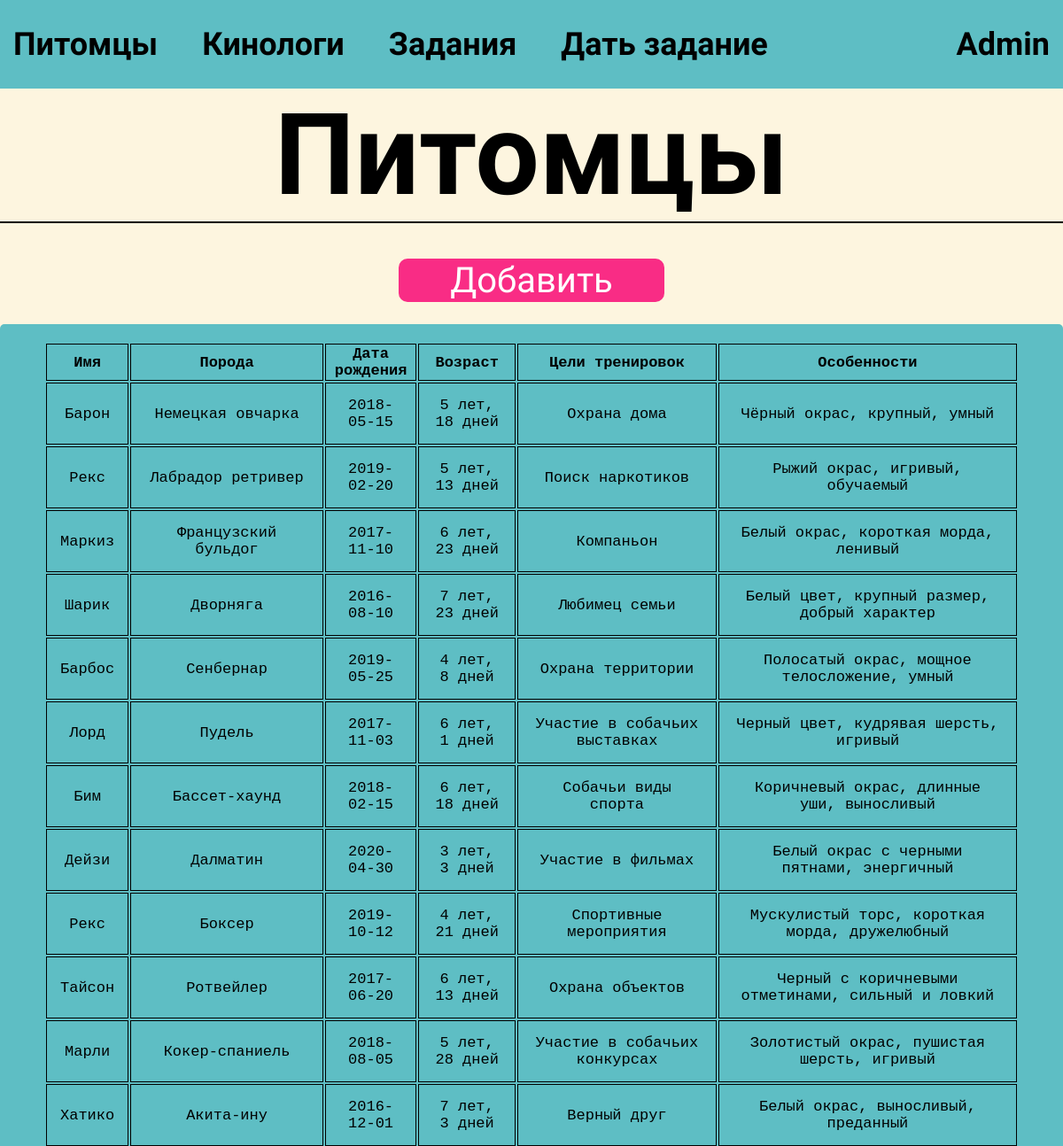
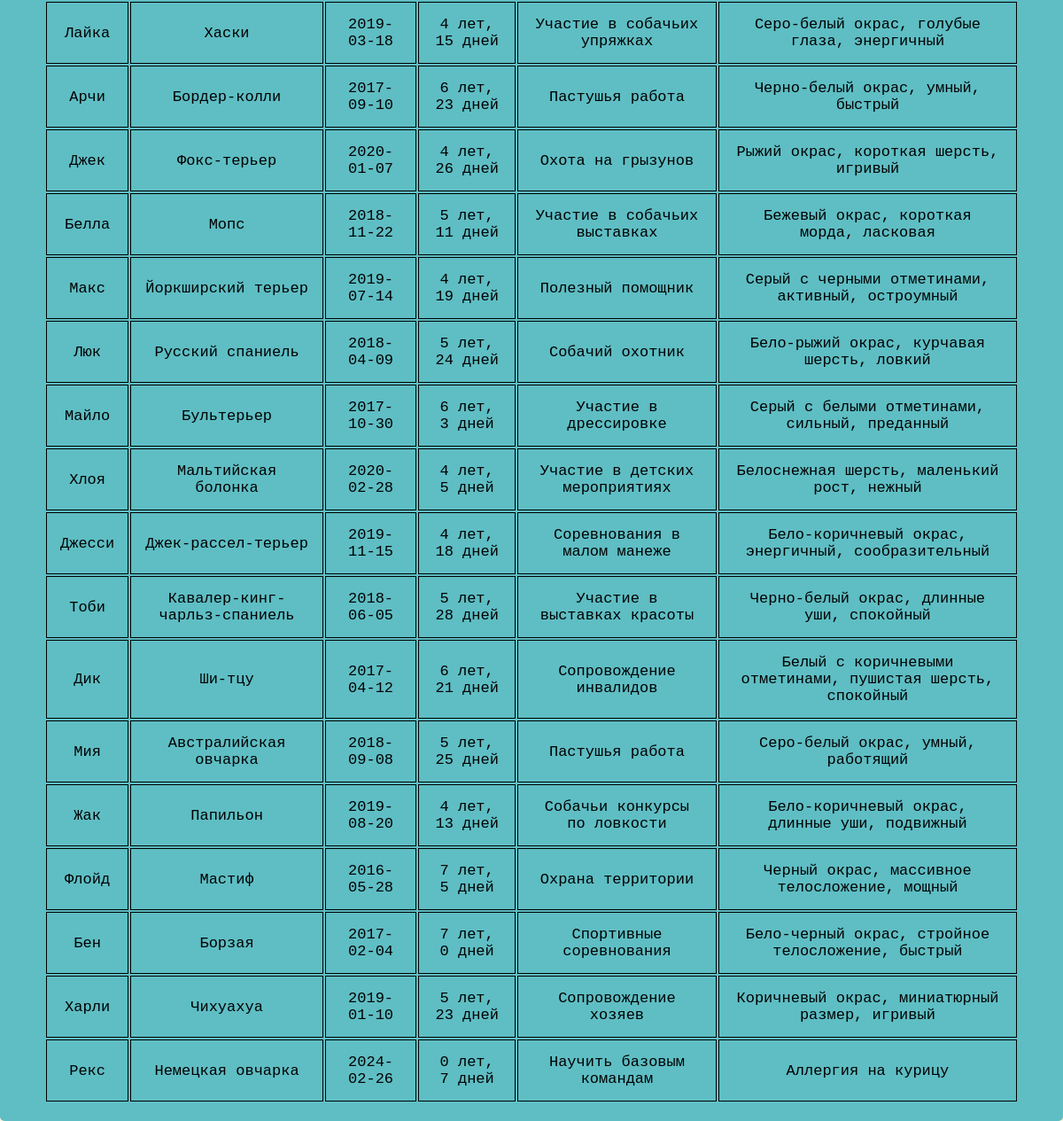
/pets.php (signed in), run on the app's committed database (2 pictures, top to bottom).
### tables this page shows
CREATE TABLE `Dogs` (
  `id` int NOT NULL,
  `name` varchar(50) DEFAULT NULL,
  `breed` varchar(50) DEFAULT NULL,
  `birth` date DEFAULT NULL,
  `training_goals` text,
  `features` varchar(255) DEFAULT NULL
);

### pets.php (the view, shortened to what this page needs)
<!DOCTYPE html>
<html lang="en">
<head>
  <link rel="stylesheet" href="style.css" />
</head>
<body>
  <header class="admin_header">
    <div class="toolbar">
      <a href="pets.php">Питомцы</a>
      <a href="users.php">Кинологи</a>
      <a href="tasks.php">Задания</a>
      <a href="admin_home.php">Дать задание</a>
    </div>
    <p class="username"><?php echo $_SESSION['username']; ?></p>
  </header>
    <div class="pets_content">
    <p class="title_content">
    Питомцы
    </p>
    <hr style="border: 1px solid black;">
    <button class="btn_href-pets" onclick="document.location='new_pet.php'">Добавить</button>
    <div class="table_pets">
    <?php
    include 'config.php';
$sql = "SELECT `id`, `name`, `breed`, `birth`, `training_goals`, `features` FROM `Dogs`";
$result = $conn->query($sql);
if ($result->num_rows > 0) {
    echo "<table class='table_pets-table' border='0'>";
    echo "<tr class='tr_pets'>
    <th>Имя</th>
    <th class='breed_pets'>Порода</th>
    <th class='birthsday_pets'>Дата рождения</th>
    <th class='age_pets'>Возраст</th>
    <th>Цели тренировок</th>
    <th class='features_pets'>Особенности</th>
    </tr>";
    while($row = $result->fetch_assoc()) {
        $birth_date = new DateTime($row["birth"]);
        $current_date = new DateTime();
        $age = $birth_date->diff($current_date);
        $age_str = $age->y . " лет, " . $age->d . " дней";
        echo "<tr>";
        echo "<td class='td_pets'>" . $row["name"] . "</td>";
        echo "<td class='td_pets breed_pets'>" . $row["breed"] . "</td>";
        echo "<td class='td_pets birthsday_pets'>" . $row["birth"] . "</td>";
        echo "<td class='td_pets age_pets'>" . $age_str . "</td>";
        echo "<td class='td_pets'>" . $row["training_goals"] . "</td>";
        echo "<td class='td_pets features_pets'>" . $row["features"] . "</td>";
        echo "</tr>";
    }
    echo "</table>";
} else {
    echo "0 результатов";
}
?>
    </div>
    </div>
  </body>
</html>

### style.css (style rules this page uses)
* { margin: 0 auto; padding: 0 auto; transition: 0.5s; }
body { background: url(img/background.svg) fixed; font-family: "Amatic SC"; width: 100%; }
.username { cursor: pointer; }
.admin_header { height: 100px; width: 100%; background-color: #5ebec4; color: black; display: flex; align-items: center; }
.toolbar { display: flex; align-items: center; gap: 50px; margin-left: 15px; margin-right: 0px; }
.toolbar a { color: black; font-size: 36px; text-decoration: none; font-weight: 700; }
.admin_header p { font-size: 36px; font-weight: 700; margin-right: 15px; }
.title_content { font-size: 128px; font-weight: 700; }
.pets_content { width: 60%; text-align: center; }
.btn_href-pets { width: 300px; color: #fff; background-color: #f92c85; border: none; border-radius: 10px; font-family: "Amatic SC"; margin-top: 40px; font-size: 40px; cursor: pointer; }
.table_pets { width: 100%; margin-top: 25px; background-color: #5ebec4; min-height: 300px; border-radius: 5px; }
.table_pets-table { width: 95%; padding: 20px; border: none; }
.tr_pets { font-size: 25px; font-family: "Courier New", Courier, monospace; }
.tr_pets th { border: 1px solid black; }
.td_pets { font-size: 25px; font-family: "Courier New", Courier, monospace; border: 1px solid black; padding: 15px; }
@media screen and (width < 1848px) { .pets_content { width: 90%; } }
@media screen and (width < 1300px) { .pets_content { width: 100%; } }
@media screen and (width < 1300px) { .tr_pets { font-size: 17px; } }
@media screen and (width < 1300px) { .td_pets { font-size: 17px; } }

### data on the page
dogs: name "Барон", breed "Немецкая овчарка", birth "2018-05-15", training_goals "Охрана дома", features "Чёрный окрас, крупный, умный"
dogs: name "Рекс", breed "Лабрадор ретривер", birth "2019-02-20", training_goals "Поиск наркотиков", features "Рыжий окрас, игривый, обучаемый"
dogs: name "Маркиз", breed "Французский бульдог", birth "2017-11-10", training_goals "Компаньон", features "Белый окрас, короткая морда, ленивый"
dogs: name "Шарик", breed "Дворняга", birth "2016-08-10", training_goals "Любимец семьи", features "Белый цвет, крупный размер, добрый характер"
dogs: name "Барбос", breed "Сенбернар", birth "2019-05-25", training_goals "Охрана территории", features "Полосатый окрас, мощное телосложение, умный"
dogs: name "Лорд", breed "Пудель", birth "2017-11-03", training_goals "Участие в собачьих выставках", features "Черный цвет, кудрявая шерсть, игривый"
dogs: name "Бим", breed "Бассет-хаунд", birth "2018-02-15", training_goals "Собачьи виды спорта", features "Коричневый окрас, длинные уши, выносливый"
dogs: name "Дейзи", breed "Далматин", birth "2020-04-30", training_goals "Участие в фильмах", features "Белый окрас с черными пятнами, энергичный"
dogs: name "Рекс", breed "Боксер", birth "2019-10-12", training_goals "Спортивные мероприятия", features "Мускулистый торс, короткая морда, дружелюбный"
dogs: name "Тайсон", breed "Ротвейлер", birth "2017-06-20", training_goals "Охрана объектов", features "Черный с коричневыми отметинами, сильный и ловкий"
dogs: name "Марли", breed "Кокер-спаниель", birth "2018-08-05", training_goals "Участие в собачьих конкурсах", features "Золотистый окрас, пушистая шерсть, игривый"
dogs: name "Хатико", breed "Акита-ину", birth "2016-12-01", training_goals "Верный друг", features "Белый окрас, выносливый, преданный"
dogs: name "Лайка", breed "Хаски", birth "2019-03-18", training_goals "Участие в собачьих упряжках", features "Серо-белый окрас, голубые глаза, энергичный"
dogs: name "Арчи", breed "Бордер-колли", birth "2017-09-10", training_goals "Пастушья работа", features "Черно-белый окрас, умный, быстрый"
dogs: name "Джек", breed "Фокс-терьер", birth "2020-01-07", training_goals "Охота на грызунов", features "Рыжий окрас, короткая шерсть, игривый"
dogs: name "Белла", breed "Мопс", birth "2018-11-22", training_goals "Участие в собачьих выставках", features "Бежевый окрас, короткая морда, ласковая"
dogs: name "Макс", breed "Йоркширский терьер", birth "2019-07-14", training_goals "Полезный помощник", features "Серый с черными отметинами, активный, остроумный"
dogs: name "Люк", breed "Русский спаниель", birth "2018-04-09", training_goals "Собачий охотник", features "Бело-рыжий окрас, курчавая шерсть, ловкий"
dogs: name "Майло", breed "Бультерьер", birth "2017-10-30", training_goals "Участие в дрессировке", features "Серый с белыми отметинами, сильный, преданный"
dogs: name "Хлоя", breed "Мальтийская болонка", birth "2020-02-28", training_goals "Участие в детских мероприятиях", features "Белоснежная шерсть, маленький рост, нежный"
dogs: name "Джесси", breed "Джек-рассел-терьер", birth "2019-11-15", training_goals "Соревнования в малом манеже", features "Бело-коричневый окрас, энергичный, сообразительный"
dogs: name "Тоби", breed "Кавалер-кинг-чарльз-спаниель", birth "2018-06-05", training_goals "Участие в выставках красоты", features "Черно-белый окрас, длинные уши, спокойный"
dogs: name "Дик", breed "Ши-тцу", birth "2017-04-12", training_goals "Сопровождение инвалидов", features "Белый с коричневыми отметинами, пушистая шерсть, спокойный"
dogs: name "Мия", breed "Австралийская овчарка", birth "2018-09-08", training_goals "Пастушья работа", features "Серо-белый окрас, умный, работящий"
dogs: name "Жак", breed "Папильон", birth "2019-08-20", training_goals "Собачьи конкурсы по ловкости", features "Бело-коричневый окрас, длинные уши, подвижный"
dogs: name "Флойд", breed "Мастиф", birth "2016-05-28", training_goals "Охрана территории", features "Черный окрас, массивное телосложение, мощный"
dogs: name "Бен", breed "Борзая", birth "2017-02-04", training_goals "Спортивные соревнования", features "Бело-черный окрас, стройное телосложение, быстрый"
dogs: name "Харли", breed "Чихуахуа", birth "2019-01-10", training_goals "Сопровождение хозяев", features "Коричневый окрас, миниатюрный размер, игривый"
dogs: name "Рекс", breed "Немецкая овчарка", birth "2024-02-26", training_goals "Научить базовым командам", features "Аллергия на курицу"

### other printed values
$_SESSION['username'] "Admin"
